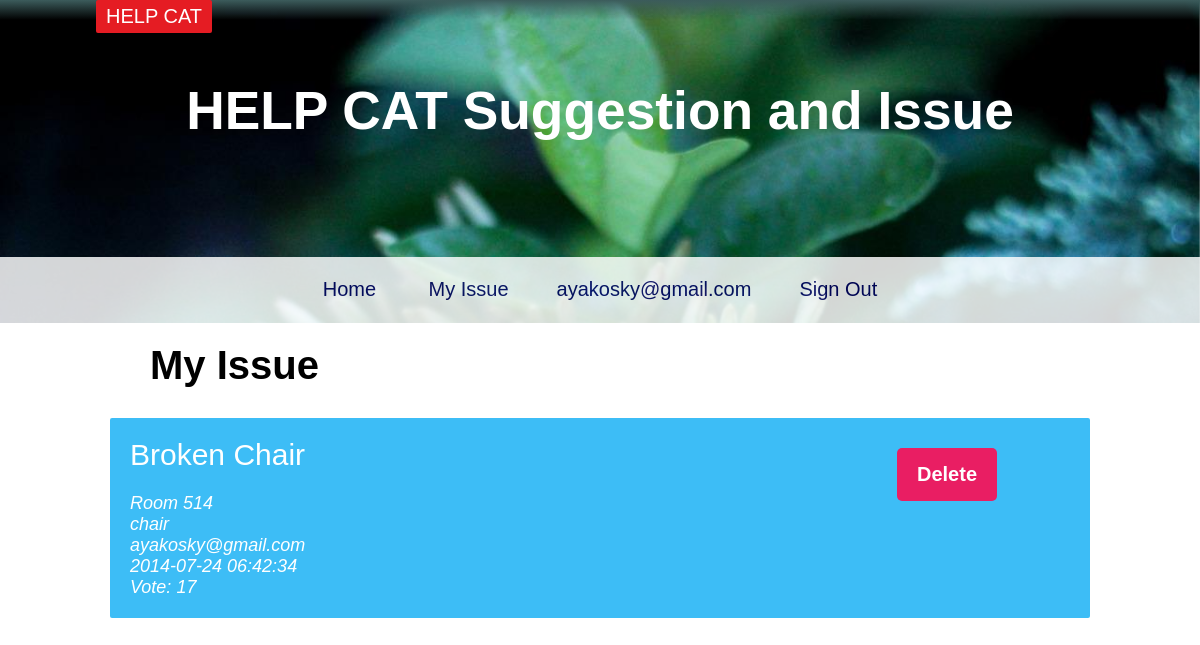
The page /myissue.php (signed in) on the database its author committed.
### tables this page shows
CREATE TABLE IF NOT EXISTS `complaint` (
  `id` int(10) NOT NULL AUTO_INCREMENT,
  `issue` text NOT NULL,
  `location` varchar(32) NOT NULL,
  `timestamp` timestamp NOT NULL DEFAULT CURRENT_TIMESTAMP,
  `tag` varchar(32) NOT NULL,
  `email` varchar(64) NOT NULL,
  `vote` int(16) NOT NULL,
  PRIMARY KEY (`id`)
);

### myissue.php (the view, shortened to what this page needs)
<?php
  include "logic/function.php";
?>
  <head>
    <link rel='stylesheet' type="text/css" href="style.css">
  </head>
    <body>
        <div class="logonav">
            <div id="logo">HELP CAT</div>
        </div>
        <header>
            <h1 id="title">HELP CAT Suggestion and Issue</h1>
            <?php include "nav.php"; ?>
        </header>
    <main>
      <h2 class='heading'>My Issue</h2>
      <div>
      <?php
        $result = mysqli_query($con,"SELECT * FROM complaint WHERE email='" . $_SESSION['user'] . "' ORDER BY timestamp DESC;");
        while($row = mysqli_fetch_array($result)) {
          print "<div class='textbox'>";
          print "<div class='box'>";
          print "<div class='p'>";
          print $row['issue'];
          print "</div>";
          print "<br>\n";
          print $row['location'];
          print "<br>\n";
          print $row['tag'];
          print "<br>\n";
          print $row['email'];
          print "<br>\n";
          print $row['timestamp'];
          print "<br>\n";
          print "Vote: ".$row['vote'];
          ?>
          <br>
          </div>
            <div class='deletebox'>
              <form method='post' class="form">
                <input type="submit" class='deletebutton' name="delete" value="Delete">
              </form>
            </div>
        </div>
      <?php
        }
      ?>
      </div>
    </main>
  </body>
</html>

### style.css (style rules this page uses)
* { font-family: Helvetica; -webkit-font-smoothing: antialiased; -webkit-box-sizing: border-box; -moz-box-sizing: border-box; box-sizing: border-box; }
body { width: 100%; margin: 0 auto; }
.logonav { position: fixed; width: 100%; height: 20px; background:-webkit-linear-gradient(rgba(60,92,92,1),rgba(92,92,92,0)); z-index: 1; }
#logo { font-size: 20px; color: white; background-color: rgba(229, 28, 35, 1); margin-left: 8%; padding: 5px 10px; display: inline-block; border-radius: 2px; }
header { background-image: url('img/himg1.jpg'); background-attachment: fixed; background-repeat: no-repeat; background-size: cover; position: relative; width: 100%; }
#title { text-align: center; font-size: 40pt; padding: 80px; color: white; }
form input { border: 1px solid gray; padding: 10px 15px; margin: 5px auto; font-size: 15px; }
main { max-width: 1000px; margin: 0 auto; }
.textbox { padding: 2%; margin: 1%; border: 0px; font-size: 18px; font-style: italic; border-radius: 2px; color : white; display: block; background-color: rgba(41, 182, 246, 0.9); }
.p { font-size: 30px; font-style: normal; color: white; }
.heading { padding: 2% 5%; font-size: 40px; margin: 0 auto; }
.deletebox { vertical-align: top; width: 100px; display: inline-block; }
.deletebutton { width: 100px; margin: 10px; -webkit-appearance: none; color: white; border-radius: 5px; border: 0; font-weight: bold; background-color: rgba(233, 30, 99, 1); font-size: 20px; padding: 15px 10px; }
.box { width: 80%; display: inline-block; }
.form { margin: 0; }

### rows shown on the page
complaint: issue "Broken Chair", location "Room 514", tag "chair", email "ayakosky@gmail.com", timestamp "2014-07-24 06:42:34", vote "17"

### other values the page prints
$_SESSION['user'] "ayakosky@gmail.com"
